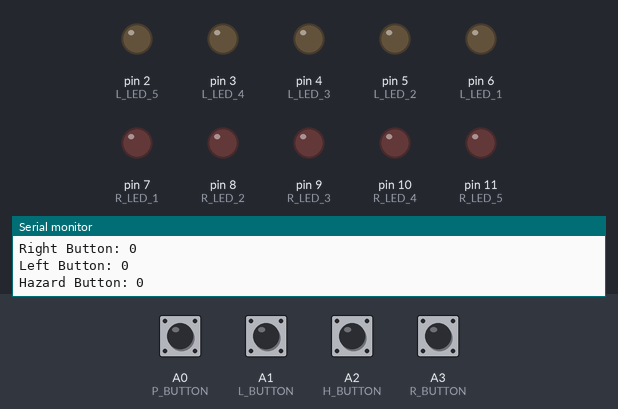
A sketch run on a simulated Arduino Uno, built with avr-gcc and run on an emulated ATmega328P. Shown: output pins drawn as LEDs (lit = HIGH), the last lines printed to the serial monitor. Dashed ring = blinking. The test bench sets the inputs (shaded band); at power-on: A0 (P_BUTTON), A1 (L_BUTTON), A2 (H_BUTTON), A3 (R_BUTTON) LOW.

Above: at 1.2 s.
1.3 s: A0 (P_BUTTON) pulled HIGH for 0.15 s
At 1.7 s:
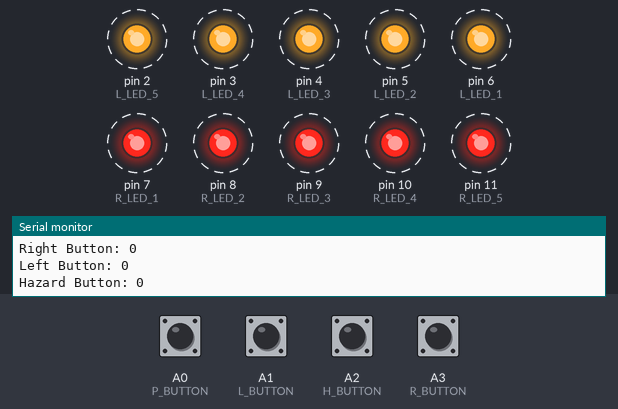
3.9 s: A2 (H_BUTTON) pulled HIGH for 0.15 s
At 4.18 s:
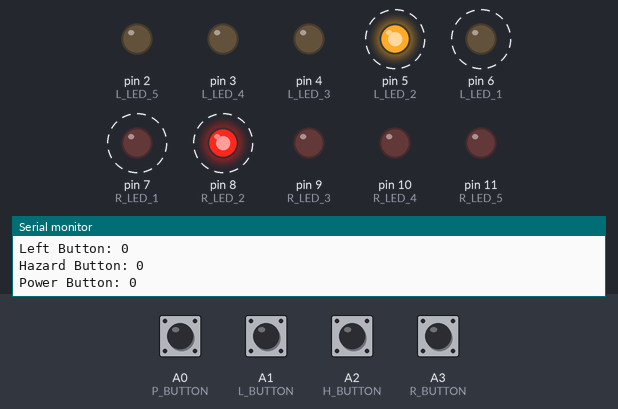
6.9 s: A1 (L_BUTTON) pulled HIGH for 0.15 s
At 6.99 s:
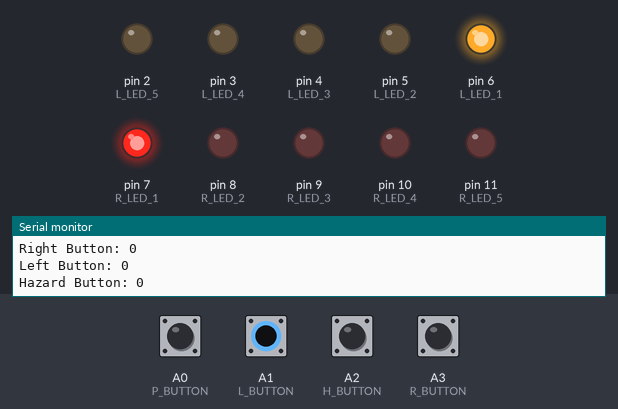
10.0 s: A2 (H_BUTTON) pulled HIGH for 1 s
At 10.26 s:
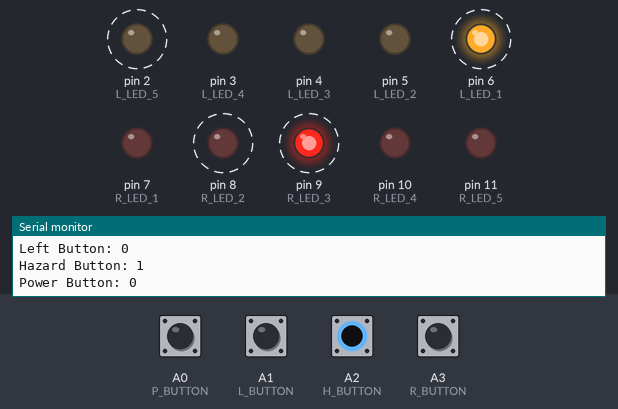
13.0 s: A3 (R_BUTTON) pulled HIGH for 0.15 s
At 13.07 s:
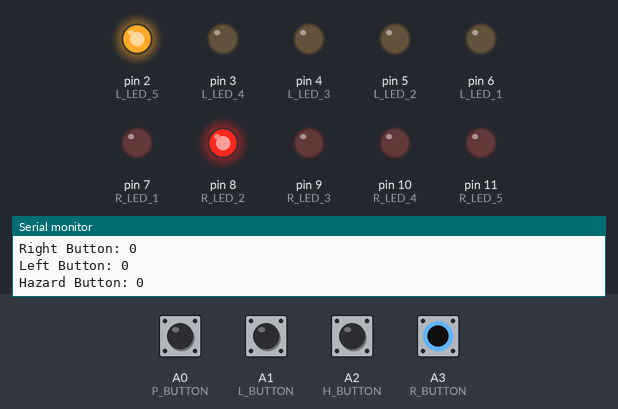
16.1 s: A1 (L_BUTTON) driven HIGH and A2 (H_BUTTON) driven HIGH
At 16.45 s:
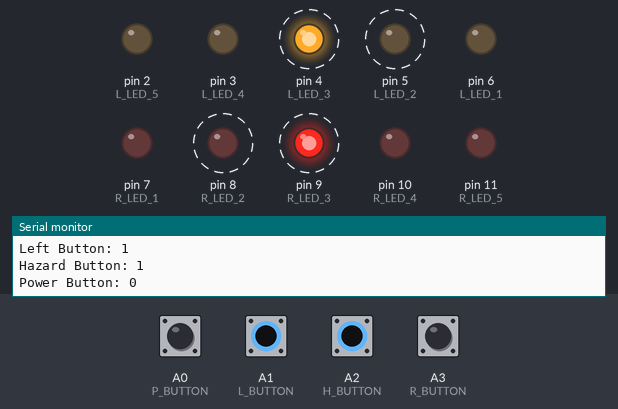
Timing chart, 0 to 20.1 s (numbered marks = the images above; inputs shaded):
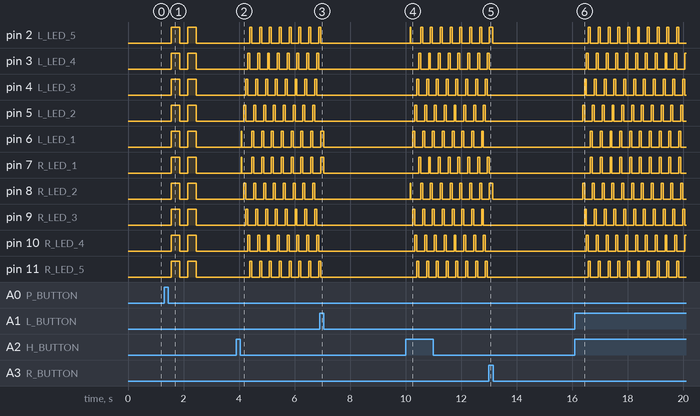

Measured:
- after the input at 1.3 s, pin 2 (L_LED_5), pin 3 (L_LED_4), pin 4 (L_LED_3), pin 5 (L_LED_2), pin 6 (L_LED_1), pin 7 (R_LED_1), pin 8 (R_LED_2), pin 9 (R_LED_3), pin 10 (R_LED_4), pin 11 (R_LED_5): alternates HIGH for 0.30 s and LOW for 0.30 s, 4 changes in all, then stays LOW, starting after 0.26 s
- after the input at 3.9 s, pin 2 (L_LED_5): alternates HIGH for 0.07 s and LOW for 0.28 s, starting after 0.49 s; pin 3 (L_LED_4): alternates HIGH for 0.07 s and LOW for 0.28 s, starting after 0.42 s
- after the input at 6.9 s, pin 2 (L_LED_5), pin 11 (R_LED_5): goes on until 6.9 s, then stays LOW; pin 3 (L_LED_4), pin 4 (L_LED_3), pin 5 (L_LED_2), pin 8 (R_LED_2), pin 9 (R_LED_3), pin 10 (R_LED_4): stops changing and stays LOW
- after the input at 10.0 s, pin 2 (L_LED_5): alternates HIGH for 0.07 s and LOW for 0.28 s, starting after 0.17 s; pin 3 (L_LED_4): alternates HIGH for 0.07 s and LOW for 0.28 s, starting after 0.47 s
- after the input at 13.0 s, pin 3 (L_LED_4), pin 7 (R_LED_1): goes on until 13.0 s, then stays LOW; pin 4 (L_LED_3), pin 5 (L_LED_2), pin 6 (L_LED_1), pin 9 (R_LED_3), pin 10 (R_LED_4), pin 11 (R_LED_5): stops changing and stays LOW
- after the input at 16.1 s, pin 2 (L_LED_5): alternates HIGH for 0.07 s and LOW for 0.28 s, starting after 0.49 s; pin 3 (L_LED_4): alternates HIGH for 0.07 s and LOW for 0.28 s, starting after 0.42 s

The sketch:

code.ino
```cpp
// This program is used for indicators in automoblies

//
// Pin numbers
//

// Right led pins
#define R_LED_1 7
#define R_LED_2 8
#define R_LED_3 9
#define R_LED_4 10
#define R_LED_5 11

// Left led pins
#define L_LED_1 6
#define L_LED_2 5
#define L_LED_3 4
#define L_LED_4 3
#define L_LED_5 2

#define P_LED 12

#define SEV_SEG_A A5
#define SEV_SEG_B A5
#define SEV_SEG_F A5

#define SEV_SEG_C A4
#define SEV_SEG_D A4
#define SEV_SEG_E A4

// Button pins
#define P_BUTTON A0 // Power button
#define R_BUTTON A3 // Right indicator button
#define L_BUTTON A1 // Left indicator button
#define H_BUTTON A2 // Hazard lights button

//
// Variables
//

// Right Indicator
bool right_led_state = false;
bool right_button_last_state = LOW;

// Left Indicator
bool left_led_state = false;
bool left_button_last_state = LOW;

// Hazard Button
bool hazard_led_state = false;
bool hazard_button_last_state = LOW;

// Power Button
bool system_on = false;
int power_button_last_state = LOW;
long power_button_hold_time = 0;
bool power_button_held = false;
bool led_power_blink = false;

// millis
long last_millis_right = 0;
long last_millis_left = 0;

// Interval
long interval = 50;

// current steps
int right_step = 0;
int left_step = 0;

//
// Functions
//

void power_blink() {
    long start_time = millis();

    while(millis() - start_time < 700)
    {
        digitalWrite(R_LED_1, HIGH);
        digitalWrite(R_LED_2, HIGH);
        digitalWrite(R_LED_3, HIGH);
        digitalWrite(R_LED_4, HIGH);
        digitalWrite(R_LED_5, HIGH);

        digitalWrite(L_LED_1, HIGH);
        digitalWrite(L_LED_2, HIGH);
        digitalWrite(L_LED_3, HIGH);
        digitalWrite(L_LED_4, HIGH);
        digitalWrite(L_LED_5, HIGH);

        digitalWrite(SEV_SEG_A, HIGH);
        digitalWrite(SEV_SEG_C, HIGH);

        delay(300);

        digitalWrite(R_LED_1, LOW);
        digitalWrite(R_LED_2, LOW);
        digitalWrite(R_LED_3, LOW);
        digitalWrite(R_LED_4, LOW);
        digitalWrite(R_LED_5, LOW);

        digitalWrite(L_LED_1, LOW);
        digitalWrite(L_LED_2, LOW);
        digitalWrite(L_LED_3, LOW);
        digitalWrite(L_LED_4, LOW);
        digitalWrite(L_LED_5, LOW);

        digitalWrite(SEV_SEG_A, LOW);
        digitalWrite(SEV_SEG_C, LOW);

        delay(300);
    }
}


// Right Indicator function
    void right_indicator() {
        long current_millis = millis();

        if(current_millis - last_millis_right >= interval)
        {
            last_millis_right = current_millis;

            right_indicator_off();
            if (right_step == 0)
            {
                digitalWrite(R_LED_1, HIGH);
            }
            else if (right_step == 1)
            {
                digitalWrite(R_LED_2, HIGH);
            }
            else if(right_step == 2)
            {
                digitalWrite(R_LED_3, HIGH);
            }
            else if(right_step == 3)
            {
                digitalWrite(R_LED_4, HIGH);
            }
            else if(right_step == 4)
            {
                digitalWrite(R_LED_5, HIGH);
            }

            right_step++;
            if (right_step > 4)
            {
                right_step = 0;
            }
        }
    }

// Right Indicator off function
    void right_indicator_off() {
        digitalWrite(R_LED_1, LOW);
        digitalWrite(R_LED_2, LOW);
        digitalWrite(R_LED_3, LOW);
        digitalWrite(R_LED_4, LOW);
        digitalWrite(R_LED_5, LOW);
    }

// Left Indicator function
    void left_indicator() {
        long current_millis = millis();

        if(current_millis - last_millis_left >= interval)
        {
            last_millis_left = current_millis;

            left_indicator_off();

            if (left_step == 0)
            {
                digitalWrite(L_LED_1, HIGH);
            }
            else if (left_step == 1)
            {
                digitalWrite(L_LED_2, HIGH);
            }
            else if(left_step == 2)
            {
                digitalWrite(L_LED_3, HIGH);
            }
            else if(left_step == 3)
            {
                digitalWrite(L_LED_4, HIGH);
            }
            else if(left_step == 4)
            {
                digitalWrite(L_LED_5, HIGH);
            }

            left_step++;

            if(left_step > 4)
            {
                left_step = 0;
            }
        }
    }

// Ledt Indicator off function
    void left_indicator_off() {
        digitalWrite(L_LED_1, LOW);
        digitalWrite(L_LED_2, LOW);
        digitalWrite(L_LED_3, LOW);
        digitalWrite(L_LED_4, LOW);
        digitalWrite(L_LED_5, LOW);
    }

// Setup function
    void setup() {

        // Serial Monitor
        Serial.begin(9600);

        // pinMode right led's
        pinMode(R_LED_1, OUTPUT);
        pinMode(R_LED_2, OUTPUT);
        pinMode(R_LED_3, OUTPUT);
        pinMode(R_LED_4, OUTPUT);
        pinMode(R_LED_5, OUTPUT);

        // pinMode left led's
        pinMode(L_LED_1, OUTPUT);
        pinMode(L_LED_2, OUTPUT);
        pinMode(L_LED_3, OUTPUT);
        pinMode(L_LED_4, OUTPUT);
        pinMode(L_LED_5, OUTPUT);

        // pinMode buttons
        pinMode(R_BUTTON, INPUT);
        pinMode(L_BUTTON, INPUT);
        pinMode(H_BUTTON, INPUT);
    }

// Loop Function
    void loop()
    {
        // Reading button states
        int power_button_state = digitalRead(P_BUTTON);
        int right_button_state = digitalRead(R_BUTTON);
        int left_button_state = digitalRead(L_BUTTON);
        int hazard_button_state = digitalRead(H_BUTTON);

        // Printing button state on serial monitor
        Serial.print("Power Button: ");  Serial.println(power_button_state);
        Serial.print("Right Button: ");  Serial.println(right_button_state);
        Serial.print("Left Button: ");  Serial.println(left_button_state);
        Serial.print("Hazard Button: "); Serial.println(hazard_button_state);

        if(power_button_state == HIGH && power_button_last_state == LOW)
        {
            power_button_hold_time = millis();
            power_button_held = true;
        }

        if(power_button_state == LOW && power_button_held && (millis() - power_button_hold_time < 2000))
        {
            system_on = !system_on;
            power_button_held = false;
            led_power_blink = true;
            digitalWrite(P_LED, HIGH);
        }
        if(power_button_last_state == HIGH && power_button_held && (millis() - power_button_hold_time > 2000))
        {
            system_on = false;
            power_button_held = false;
            digitalWrite(P_LED, LOW);
        }
        power_button_last_state = power_button_state;

        if(system_on)
        {
            if(led_power_blink)
            {
                power_blink();
            }
            led_power_blink = false;

        // if right button pressed
        if(right_button_state == HIGH && right_button_last_state == LOW)
        {
            right_led_state = !right_led_state;
            left_led_state = false;
            hazard_led_state = false;
            delay(50);
        }
        right_button_last_state = right_button_state;

        // if left button pressed
        if(left_button_state == HIGH && left_button_last_state == LOW)
        {
            left_led_state = !left_led_state;
            right_led_state = false;
            hazard_led_state = false;
            delay(50);
        }
        left_button_last_state = left_button_state;

        // if hazard button pressed
        if(hazard_button_state == HIGH && hazard_button_last_state == LOW)
        {
            hazard_led_state = !hazard_led_state;
            left_led_state = false;
            right_led_state = false;
            delay(50);
        }
        hazard_button_last_state = hazard_button_state;

        // Right Indicator
        if(right_led_state) {
            right_indicator();
        }
        else {
            right_indicator_off();
        }

        // Left Indicator
        if(left_led_state) {
            left_indicator();
        }
        else {
            left_indicator_off();
        }

        // Hazard Lights
        if (hazard_led_state)
        {
            right_indicator();
            left_indicator();
        }
        else {
            right_indicator_off();
            left_indicator_off();
        }
        }

    }
```
